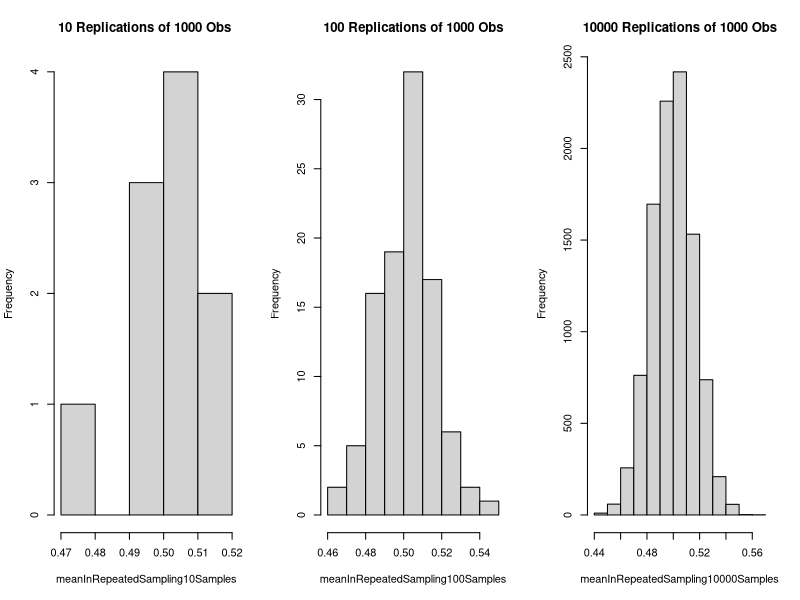
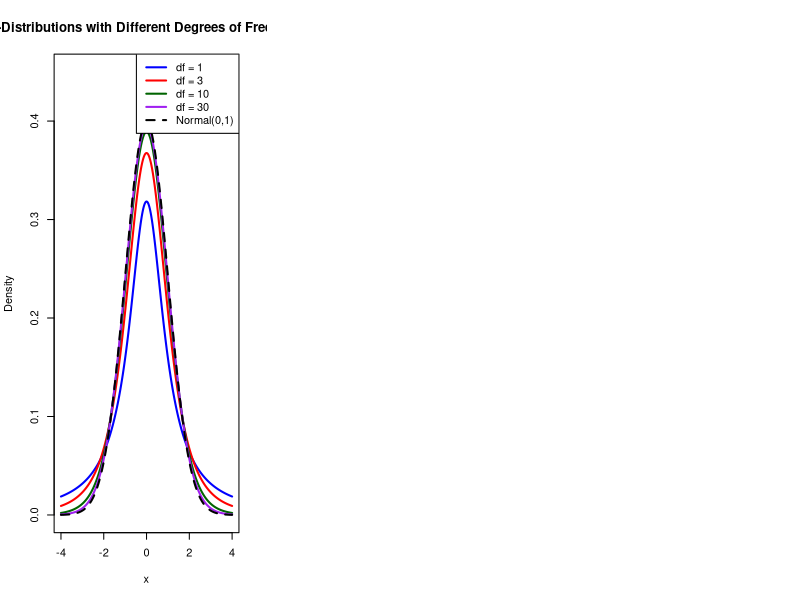

R code for these plots, in order:
## ---- chunk 1
knitr::opts_chunk$set(echo = TRUE)
## ---- chunk 2
n <- 1000
x <- c(0,1) 
meanInRepeatedSampling10Samples<-replicate(10, mean(sample(x, size=n, replace=TRUE)))
meanInRepeatedSampling100Samples<-replicate(100, mean(sample(x, size=n, replace=TRUE)))
meanInRepeatedSampling10000Samples<-replicate(10000, mean(sample(x, size=n, replace=TRUE)))
par(mfrow=c(1,3))
hist(meanInRepeatedSampling10Samples,main = paste("10 Replications of 1000 Obs "))
hist(meanInRepeatedSampling100Samples,main = paste("100 Replications of 1000 Obs"))
hist(meanInRepeatedSampling10000Samples,main = paste("10000 Replications of 1000 Obs"))
## ---- chunk 3
nsize<- 50 # Sample Size
a <- 3.5  
b <- 3.8
std <- 1.5
mu <- 4 # Mean of Sample Mean
standardDev <- std/sqrt(nsize) # Sd of Sample Mean
p1<- pnorm(b, mean = mu, sd = standardDev) - pnorm(a,mean = mu,sd = standardDev)
p1 
## Normalize
z1 <- (a-mu)/(std/sqrt(nsize))
z2 <- (b-mu)/(std/sqrt(nsize))
p2<- pnorm(z2) - pnorm(z1)
p2
## ---- chunk 4
nsize<- 200 # New Sample Size
standardDev <- std/sqrt(nsize) # Sd of Sample Mean
p1<- pnorm(b, mean = mu, sd = standardDev) - pnorm(a,mean = mu,sd = standardDev)
p1 
## ---- chunk 5
# We can solve it in two ways
# Method I:
n1<- 36 # Sample Size of population 1
n2<- 49 # Sample size of population 2
mu1<- 6.5 # Mean of population 1
mu2<- 6.0 # Mean of population 2
sigma1<- 0.9 # Std of population 1
sigma2<- 0.8 # Std of population 2
value <- 1.0
p1<- 1- pnorm(value,  mean = mu1-mu2, sd =sqrt(sigma1^2/n1 + sigma2^2/n2))
p1
# Method II:
zvalue <- (value - (mu1-mu2))/sqrt(sigma1^2/n1 + sigma2^2/n2) 
p2<- 1- pnorm(zvalue)
p2
## ---- chunk 6
xbarA <- 6.2
xbarB <- 6.1
p1<- pnorm(xbarA-xbarB, mean = mu1-mu2, sd =sqrt(sigma1^2/n1 + sigma2^2/n2))
p1
## ---- chunk 7
# R code to plot t-distribution curves with different degrees of freedom

# Set up a range of x values
x <- seq(-4, 4, length = 500)

# Degrees of freedom to compare
dfs <- c(1, 3, 10, 30)

# Plot the first curve (df = 1) to set up the plot
plot(x, dt(x, df = dfs[1]), type = "l", lwd = 2,
     col = "blue", ylim = c(0, 0.45),
     xlab = "x", ylab = "Density",
     main = "t-Distributions with Different Degrees of Freedom")

# Add more t-distribution curves
colors <- c("blue", "red", "darkgreen", "purple")
for (i in 2:length(dfs)) {
  lines(x, dt(x, df = dfs[i]), col = colors[i], lwd = 2)
}

# Add the standard normal curve for comparison
lines(x, dnorm(x), col = "black", lwd = 2, lty = 2)

# Add a legend
legend("topright",
       legend = c(paste0("df = ", dfs), "Normal(0,1)"),
       col = c(colors, "black"),
       lty = c(rep(1, length(dfs)), 2),
       lwd = 2)
## ---- chunk 8
# To get t_{0.05} with v = 24
alpha <- 0.05
v <- 24
tvalue <- qt(1 - alpha, v)
tvalue
# Or we can get -t_{0.05} with v = 24 first
tnegvalue <- qt(alpha, v)
tnegvalue
p <- pt(tvalue,df = v)-pt(tnegvalue,df = v)
p
